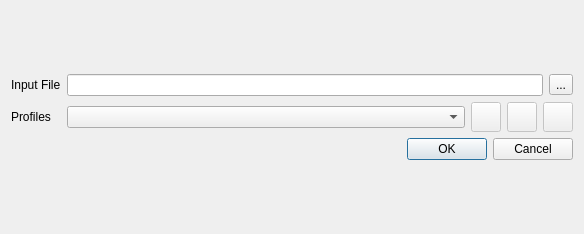
<?xml version="1.0" encoding="UTF-8"?>
<ui version="4.0">
 <class>Transcode</class>
 <widget class="QWidget" name="Transcode">
  <property name="enabled">
   <bool>true</bool>
  </property>
  <property name="geometry">
   <rect>
    <x>0</x>
    <y>0</y>
    <width>584</width>
    <height>234</height>
   </rect>
  </property>
  <property name="windowTitle">
   <string>Transcode File</string>
  </property>
  <layout class="QGridLayout" name="gridLayout_5">
   <item row="0" column="0">
    <layout class="QGridLayout" name="gridLayout_4" columnstretch="0,0">
     <item row="0" column="0">
      <widget class="QLabel" name="label">
       <property name="text">
        <string>Input File</string>
       </property>
      </widget>
     </item>
     <item row="1" column="0">
      <widget class="QLabel" name="label_2">
       <property name="text">
        <string>Profiles</string>
       </property>
      </widget>
     </item>
     <item row="0" column="1">
      <layout class="QHBoxLayout" name="horizontalLayout_4">
       <item>
        <widget class="QLineEdit" name="inputFileBox"/>
       </item>
       <item>
        <widget class="QToolButton" name="browseFileButton">
         <property name="text">
          <string>...</string>
         </property>
         <property name="popupMode">
          <enum>QToolButton::InstantPopup</enum>
         </property>
        </widget>
       </item>
      </layout>
     </item>
     <item row="1" column="1">
      <layout class="QHBoxLayout" name="horizontalLayout_5">
       <item>
        <widget class="QComboBox" name="profileSelector"/>
       </item>
       <item>
        <widget class="QPushButton" name="editProfile">
         <property name="enabled">
          <bool>false</bool>
         </property>
         <property name="maximumSize">
          <size>
           <width>30</width>
           <height>30</height>
          </size>
         </property>
         <property name="text">
          <string/>
         </property>
        </widget>
       </item>
       <item>
        <widget class="QPushButton" name="deleteProfile">
         <property name="enabled">
          <bool>false</bool>
         </property>
         <property name="maximumSize">
          <size>
           <width>30</width>
           <height>30</height>
          </size>
         </property>
         <property name="text">
          <string/>
         </property>
        </widget>
       </item>
       <item>
        <widget class="QPushButton" name="addProfile">
         <property name="enabled">
          <bool>false</bool>
         </property>
         <property name="maximumSize">
          <size>
           <width>30</width>
           <height>30</height>
          </size>
         </property>
         <property name="text">
          <string/>
         </property>
        </widget>
       </item>
      </layout>
     </item>
     <item row="2" column="1">
      <widget class="QDialogButtonBox" name="dialogButtonBox">
       <property name="standardButtons">
        <set>QDialogButtonBox::Cancel|QDialogButtonBox::Ok</set>
       </property>
      </widget>
     </item>
    </layout>
   </item>
  </layout>
 </widget>
 <resources/>
 <connections/>
</ui>
